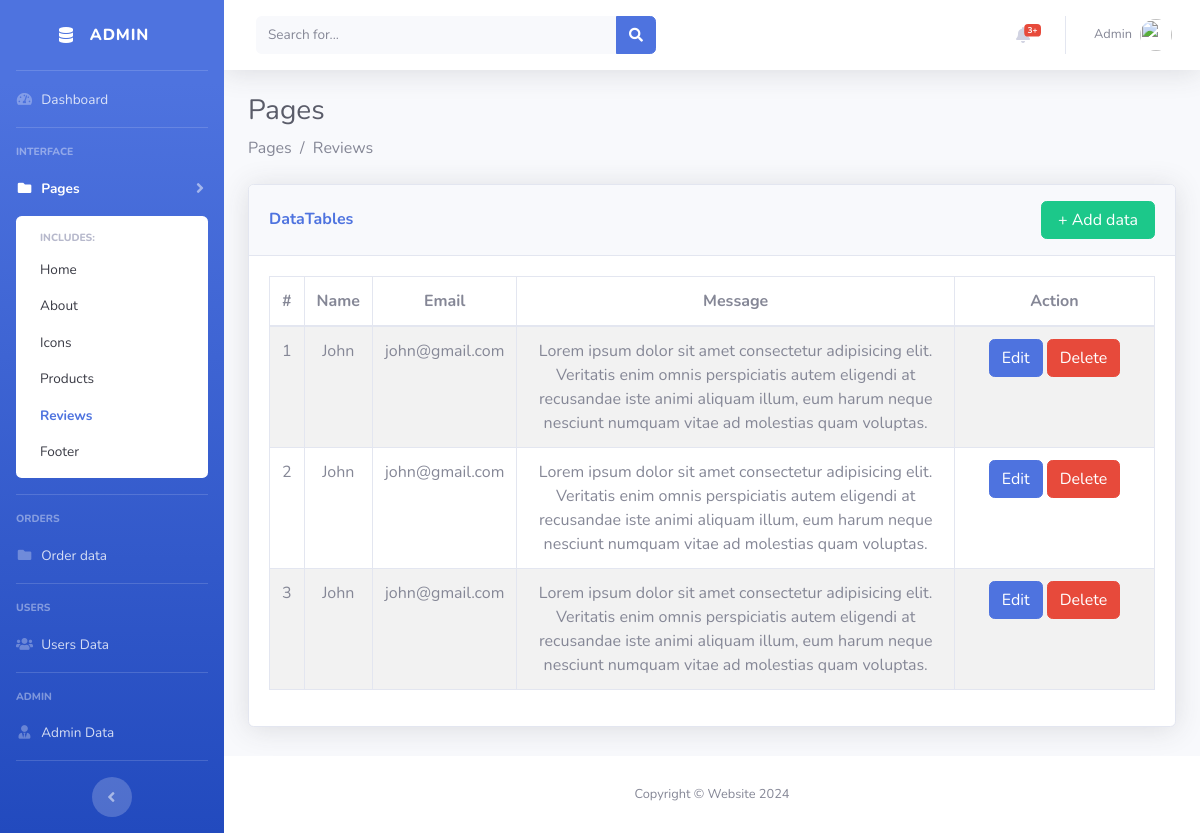
Page /reviews.php (signed in) on the committed database.
### tables this page shows
CREATE TABLE `section_reviews` (
  `id` int NOT NULL,
  `name` varchar(255) NOT NULL,
  `email` varchar(255) NOT NULL,
  `message` varchar(255) NOT NULL,
  `date` timestamp NOT NULL DEFAULT CURRENT_TIMESTAMP
);

### reviews.php (the view, shortened to what this page needs)
<?php
    require('./backend/config.php');
    $i=1;
    $stmt = $conn->prepare("SELECT * FROM section_reviews");
    $stmt->execute();
    $row = $stmt->fetchAll(PDO::FETCH_ASSOC);
?>
<!DOCTYPE html>
<html lang="en">
<head>
    <link href="vendor/fontawesome-free/css/all.min.css" rel="stylesheet" type="text/css">
    <link href="css/sb-admin-2.min.css" rel="stylesheet">
</head>
<body id="page-top">
    <div id="wrapper">
        <?php include('./component/sidebar.php'); ?>
        <div id="content-wrapper" class="d-flex flex-column">
            <div id="content">
                <?php include('./component/topbar.php'); ?>
                <div class="container-fluid">
                    <h1 class="h3 mb-2 text-gray-800">Pages</h1>
                    <p class="mb-4">Pages &nbsp;/&nbsp; Reviews</p>
            </div>
            <div class="card shadow m-4">
                <div class="card-header py-3 d-flex justify-content-between align-items-center">
                    <h6 class="m-0 font-weight-bold text-primary">DataTables</h6>
                    <a class="btn btn-success px-3 addbtn">+ Add data</a>
                </div>
                <div class="card-body">
                    <div class="table-responsive">
                        <table class="table table-bordered table-striped table-hover" id="dataTable" width="100%" cellspacing="0">
                            <thead>
                                <tr class="text-center">
                                    <th>#</th>
                                    <th>Name</th>
                                    <th>Email</th>
                                    <th>Message</th>
                                    <th>Action</th>
                                </tr>
                            </thead>
                            <tbody>
                                <?php foreach($row as $data):?>
                                <tr class="text-center">
                                    <td><?= $i++ ?></td>
                                    <td><?= $data['name']; ?></td>
                                    <td><?= $data['email']; ?></td>
                                    <td><?= $data['message']; ?></td>
                                    <td style="width: 200px;">
                                        <a class="btn btn-primary editbtn">Edit</a>
                                        <a href="?id=<?= $data['id']; ?>" class="btn btn-danger" onclick="return confirm('Are you sure?')">Delete</a>
                                    </td>
                                </tr>
                                <?php endforeach; ?>
                            </tbody>
                        </table>
                    </div>
                </div>
            </div>
            </div>
            <?php include('./component/footer.php'); ?>
        </div>
    </div>
</body>
</html>

### rows in the picture
section_reviews: name "John", email "john@gmail.com", message "Lorem ipsum dolor sit amet consectetur adipisicing elit. Veritatis enim omnis perspiciatis autem eligendi at recusandae iste animi aliquam illum, eum harum neque nesciunt numquam vitae ad molestias quam voluptas."
section_reviews: name "John", email "john@gmail.com", message "Lorem ipsum dolor sit amet consectetur adipisicing elit. Veritatis enim omnis perspiciatis autem eligendi at recusandae iste animi aliquam illum, eum harum neque nesciunt numquam vitae ad molestias quam voluptas."
section_reviews: name "John", email "john@gmail.com", message "Lorem ipsum dolor sit amet consectetur adipisicing elit. Veritatis enim omnis perspiciatis autem eligendi at recusandae iste animi aliquam illum, eum harum neque nesciunt numquam vitae ad molestias quam voluptas."
